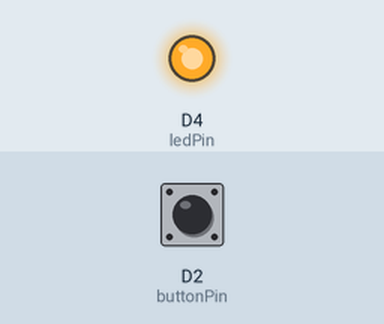
The sketch below on a simulated ESP8266 (NodeMCU). On the bench: output pins drawn as LEDs (lit = HIGH). The inputs (shaded band) are chosen by the test bench; at power-on: D2 (buttonPin) HIGH.

Above: at 1.2 s.
1.3 s: D2 (buttonPin) pulled LOW for 0.15 s
At 1.37 s:
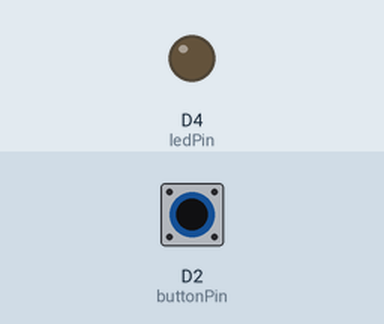
2.9 s: D2 (buttonPin) pulled LOW for 3.2 s
At 6.8 s:
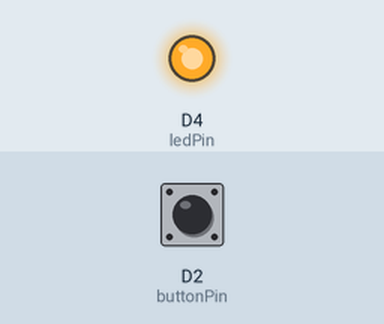
Timing chart, 0 to 8.3 s (numbered marks = the images above; inputs shaded):
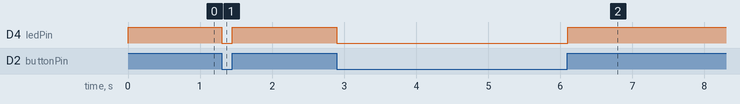

The sketch:

wandButton.ino
```cpp
const int buttonPin = D2;    // the number of the pushbutton pin
const int ledPin =  D4;      // the number of the LED pin

int buttonState = 0;

void setup() {
  pinMode(ledPin, OUTPUT);
  pinMode(buttonPin, INPUT_PULLUP);
}

void loop() {
  buttonState = digitalRead(buttonPin);

  // check if the pushbutton is pressed.
  // if it is, the buttonState is HIGH:
  if (buttonState == HIGH) {
    // turn LED on:
    digitalWrite(ledPin, HIGH);

    // lightup wand with charge()

    // send out IR signal

  } else {
    // turn LED off:
    digitalWrite(ledPin, LOW);

    // discharge the wand light

  }
}
```

Measured:
- after the input at 1.3 s, D4 (ledPin): HIGH → LOW at once, → HIGH 0.15 s later
- after the input at 2.9 s, D4 (ledPin): HIGH → LOW at once, → HIGH 3.2 s later
